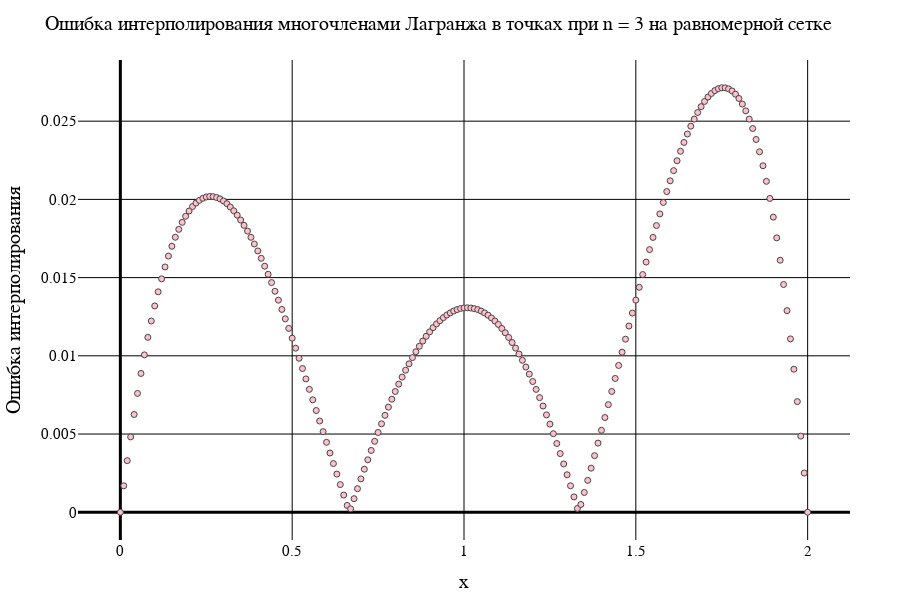

The notebook cell saved with this chart:
### Code cell
data1[2]

### Figure 1 — Plotly figure (JSON) as saved in the notebook; plotly's stock layout.template omitted (floating-point values rounded to 4 significant figures; data arrays with more than 128 entries replaced by an {"elided": "..."} marker saying what was removed)
{"data": [{"marker": {"color": "pink", "line": {"width": 1}, "showline": true}, "mode": "markers", "type": "scatter", "x": {"elided": "201 float values"}, "y": {"elided": "201 float values"}}], "layout": {"coloraxis": {"outlinecolor": "black"}, "font": {"color": "black", "family": "Times New Roman"}, "height": 600, "margin": {"b": 50, "l": 50, "r": 50, "t": 60}, "paper_bgcolor": "white", "plot_bgcolor": "white", "title": {"autosize": false, "font": {"color": "black", "family": "Times New Roman", "size": 20}, "paper_bgcolor": "red", "text": "Ошибка интерполирования многочленами Лагранжа в точках при n = 3 на равномерной сетке"}, "width": 900, "xaxis": {"color": "black", "gridcolor": "black", "gridwidth": 1, "tickfont": {"size": 15}, "title": {"font": {"color": "black", "family": "Times New Roman", "size": 20}, "text": "x"}, "zerolinecolor": "black", "zerolinewidth": 3}, "yaxis": {"exponentformat": "power", "gridcolor": "black", "gridwidth": 1, "tickfont": {"size": 15}, "title": {"font": {"color": "black", "family": "Times New Roman", "size": 20}, "text": "Ошибка интерполирования"}, "zerolinecolor": "black", "zerolinewidth": 3}}}
